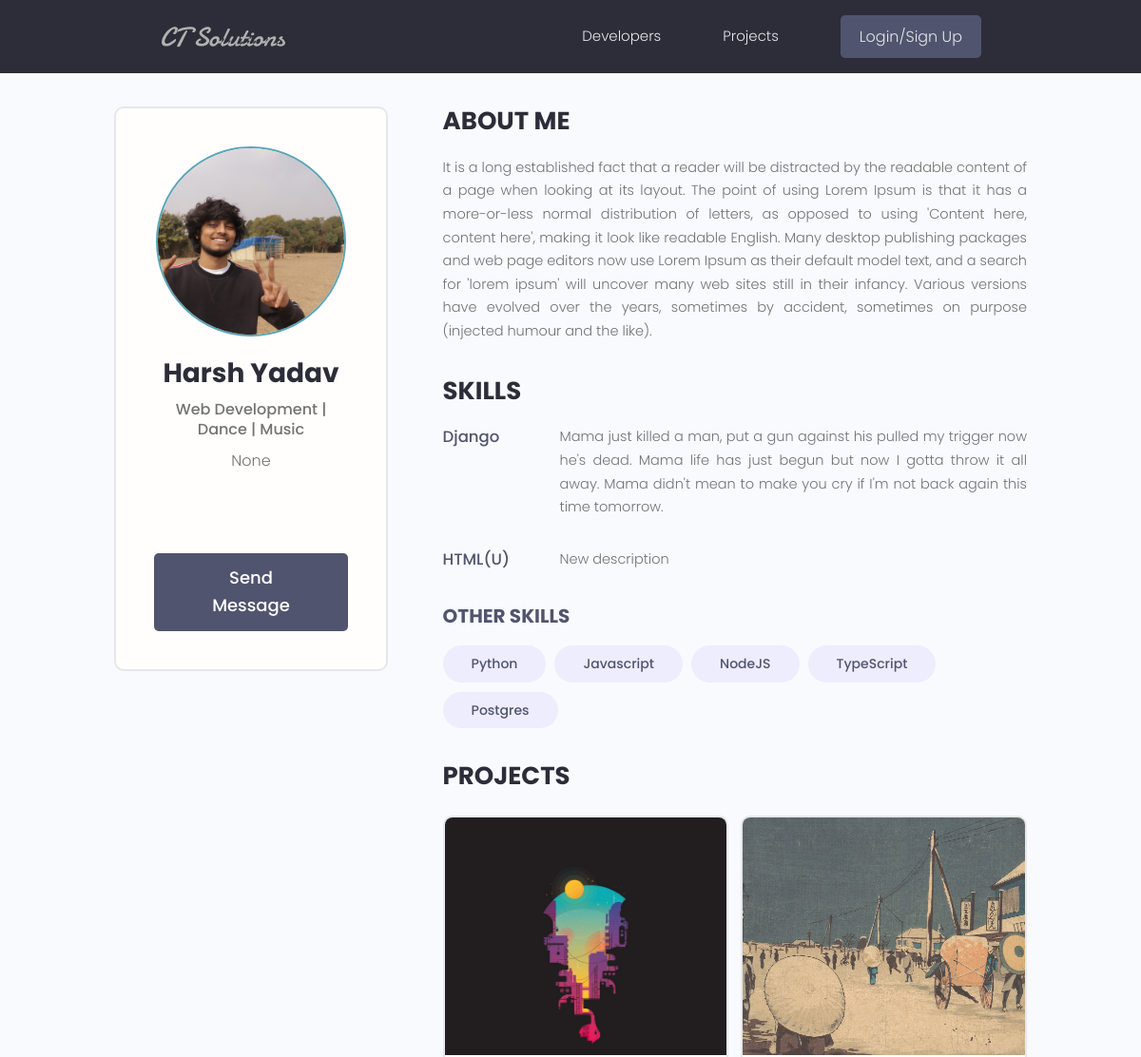
The app's page /profile/e489caee-404b-49c4-828a-df996deeba19/ (upper part), older data.
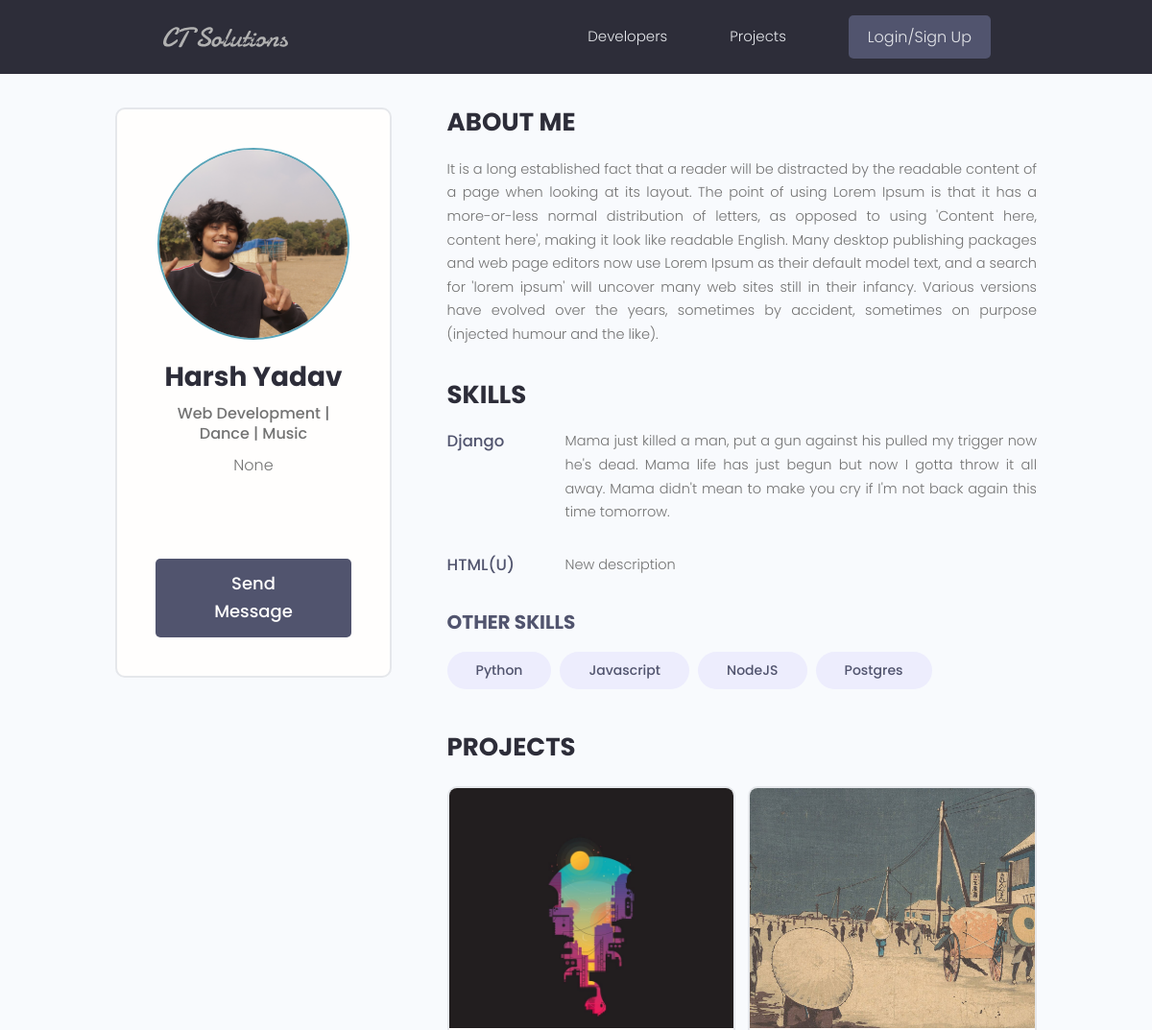
The same page, newer data.
### users/models.py (models this page shows, shortened)
class Skill(models.Model):
    owner = models.ForeignKey(Profile, on_delete=models.CASCADE, null=True, blank=True)
    name = models.CharField(max_length=200, null=True, blank=True)
    description = models.TextField(null=True, blank=True)
    created = models.DateTimeField(auto_now_add=True)
    id = models.UUIDField(default = uuid.uuid4, unique = True, primary_key=True, editable=False)

### projects/models.py (models this page shows, shortened)
class Project(models.Model):
    owner = models.ForeignKey(Profile, on_delete=models.SET_NULL, null=True, blank=True)
    title = models.CharField(max_length=200)
    description = models.TextField(null=True, blank=True)
    feature_image = models.ImageField(
        null=True, blank=True, default='default.jpg')
    demo_link = models.CharField(max_length=1000, null=True, blank=True)
    source_link = models.CharField(max_length=1000, null=True, blank=True)
    vote_total = models.IntegerField(default=0)
    vote_ratio = models.IntegerField(default=0)
    tags = models.ManyToManyField('Tag', blank=True)
    created = models.DateTimeField(auto_now_add=True)
    id = models.UUIDField(default = uuid.uuid4, unique = True, primary_key=True, editable=False)
    class Meta:
        ordering = ['-vote_ratio', '-vote_total', 'title']

### users/views.py (the view)
# urls.py: path('profile/<str:pk>/', views.userProfile, name="user-profile"),
def userProfile(request, pk):
    profileObj = Profile.objects.get(id=pk)
    topSkills = profileObj.skill_set.exclude(description__exact="")
    otherSkills = profileObj.skill_set.filter(description="")
    context = {
        'profile':profileObj,
        'topSkills':topSkills,
        'otherSkills':otherSkills
    }
    return render(request, 'users/user-profile.html', context)

### projects/models.py (called while the page is built)
    def __str__(self):
        return self.name

### users/templates/users/user-profile.html (shortened to what this page needs)
{% extends 'main.html' %}
{% load static %}
{% block content %}
    <main class="profile my-md">
        <div class="container">
        <div class="layout">
            <div class="column column--1of3">
            <div class="card text-center">
                <div class="card__body dev">
                <img class="avatar avatar--xl" src="{{profile.profile_image.url}}" />
                <h2 class="dev__name">{{profile.name}}</h2>
                <p class="dev__title">{{profile.short_intro}}</p>
                <p class="dev__location">{{profile.location}}</p>
                <ul class="dev__social">
                </ul>
                {% if request.user.profile.id != profile.id %}
                <a href="{% url 'create-message' profile.id %}" class="btn btn--sub btn--lg">Send Message </a>
                {% endif %}
                </div>
            </div>
            </div>
            <div class="column column--2of3">
            <div class="devInfo">
                <h3 class="devInfo__title">About Me</h3>
                <p class="devInfo__about">
                {{profile.bio}}
                </p>
            </div>
            <div class="devInfo">
                <h3 class="devInfo__title">Skills</h3>
                <div class="devInfo__skills">
                {% for topSkill in topSkills %}
                <div class="devSkill">
                    <h4 class="devSkill__title">{{topSkill.name}}</h4>
                    <p class="devSkill__info">
                    {{topSkill.description}}
                    </p>
                </div>
                {% endfor %}
                <h3 class="devInfo__subtitle">Other Skills</h3>
                <div class="devInfo__otherSkills">
                    {% for otherSkill in otherSkills %}
                    <span class="tag tag--pill tag--sub tag--lg">
                    <small>{{otherSkill.name}}</small>
                    </span>
                    {% endfor %}
                </div>
                </div>
            </div>
            <div class="devInfo">
                <h3 class="devInfo__title">Projects</h3>
                <div class="grid grid--two">
                {% for project in profile.project_set.all %}
                <div class="column">
                    <div class="card project">
                    <a href="{% url 'project' project.id %}" class="project">
                        <img class="project__thumbnail" src="{{project.feature_image.url}}" alt="project thumbnail" />
                    </a>
                    </div>
                </div>
                {% endfor %}
                </div>
            </div>
            </div>
        </div>
        </div>
    </main>
{% endblock content %}

Row changes from the older to the newer data that the page shows:
removed Skill: name "TypeScript", shown under "OTHER SKILLS"
